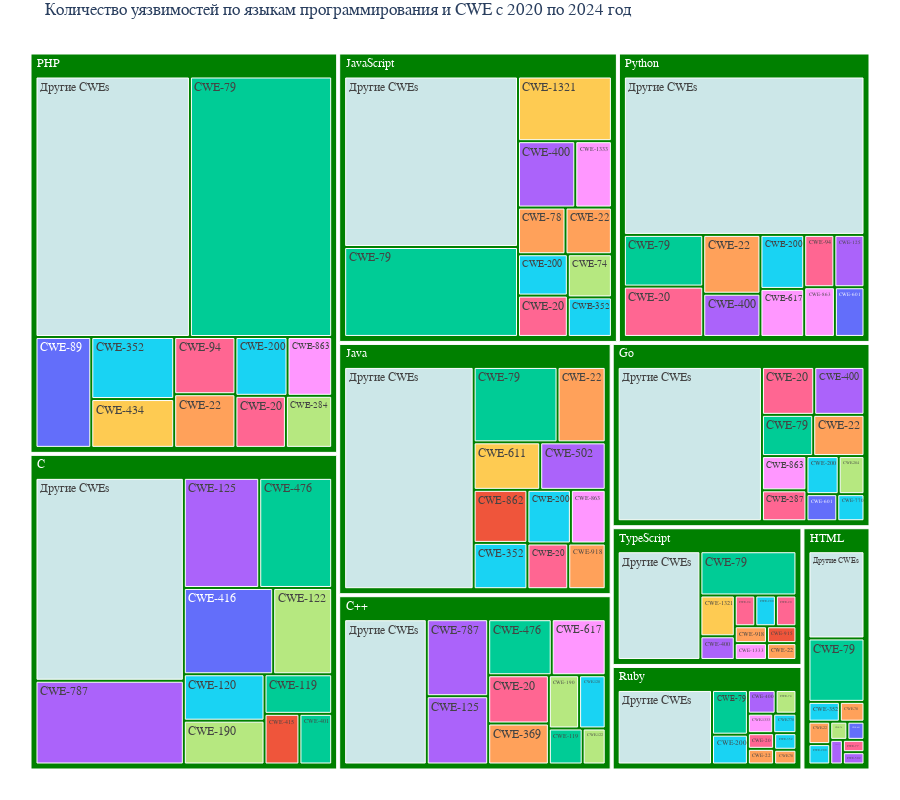

Source (notebook cell):
### Code cell
def draw_treemap_from_year(from_year: int, to_year: int):
    filtered_data = get_language_with_cwes_count_data(from_year, to_year)
    fig = px.treemap(
        filtered_data,
        path=["language", "cwe_id"],
        values="count",
        title=f"Количество уязвимостей по языкам программирования и CWE с {from_year} по {to_year} год",
        color="cwe_id",
        color_discrete_map={
            "(?)": "green",
            "Другие CWEs": "#cce7e8",
        },
    )
    fig.update_layout(font_family="Ubuntu", height=800, margin=dict(t=30, l=25, r=25, b=25))

    RESULTED_IMAGES.mkdir(parents=True, exist_ok=True)
    fig.write_image(RESULTED_IMAGES / "cwe_language_treemap.png")

    fig.show()
    
draw_treemap_from_year(2020, 2024)

### Figure 1 — Plotly figure (JSON) as saved in the notebook; plotly's stock layout.template omitted (floating-point values rounded to 4 significant figures)
{"data": [{"branchvalues": "total", "customdata": [["CWE-119"], ["CWE-125"], ["CWE-918"], ["CWE-120"], ["CWE-94"], ["CWE-122"], ["CWE-863"], ["CWE-1321"], ["CWE-94"], ["CWE-94"], ["CWE-120"], ["CWE-89"], ["CWE-915"], ["CWE-918"], ["Другие CWEs"], ["CWE-863"], ["CWE-119"], ["CWE-125"], ["CWE-125"], ["CWE-122"], ["(?)"], ["CWE-79"], ["CWE-79"], ["CWE-79"], ["CWE-79"], ["CWE-787"], ["CWE-787"], ["CWE-78"], ["CWE-78"], ["CWE-78"], ["CWE-770"], ["CWE-770"], ["CWE-77"], ["CWE-74"], ["CWE-74"], ["CWE-74"], ["CWE-617"], ["CWE-617"], ["CWE-611"], ["CWE-79"], ["CWE-79"], ["CWE-79"], ["(?)"], ["Другие CWEs"], ["Другие CWEs"], ["Другие CWEs"], ["Другие CWEs"], ["Другие CWEs"], ["Другие CWEs"], ["Другие CWEs"], ["Другие CWEs"], ["Другие CWEs"], ["(?)"], ["(?)"], ["(?)"], ["(?)"], ["CWE-601"], ["(?)"], ["(?)"], ["CWE-863"], ["CWE-863"], ["CWE-862"], ["CWE-79"], ["CWE-601"], ["CWE-476"], ["CWE-502"], ["CWE-22"], ["CWE-22"], ["CWE-200"], ["CWE-200"], ["CWE-200"], ["CWE-200"], ["CWE-200"], ["CWE-200"], ["CWE-200"], ["CWE-200"], ["CWE-20"], ["CWE-22"], ["CWE-20"], ["CWE-20"], ["CWE-20"], ["CWE-20"], ["CWE-20"], ["CWE-20"], ["CWE-190"], ["CWE-190"], ["CWE-1333"], ["CWE-1333"], ["CWE-1333"], ["CWE-1321"], ["CWE-20"], ["CWE-601"], ["CWE-22"], ["CWE-22"], ["CWE-502"], ["CWE-476"], ["(?)"], ["CWE-434"], ["CWE-416"], ["CWE-415"], ["CWE-401"], ["CWE-400"], ["CWE-400"], ["CWE-400"], ["CWE-400"], ["CWE-22"], ["CWE-400"], ["CWE-369"], ["CWE-352"], ["CWE-352"], ["CWE-352"], ["CWE-352"], ["CWE-352"], ["CWE-287"], ["CWE-284"], ["CWE-284"], ["CWE-22"], ["CWE-22"], ["CWE-400"], ["(?)"]], "domain": {"x": [0, 1], "y": [0, 1]}, "hovertemplate": "labels=%{label}<br>count=%{value}<br>parent=%{parent}<br>id=%{id}<br>cwe_id=%{customdata[0]}<extra></extra>", "ids": ["C++/CWE-119", "C++/CWE-125", "Java/CWE-918", "C++/CWE-120", "PHP/CWE-94", "C/CWE-122", "Python/CWE-863", "JavaScript/CWE-1321", "Python/CWE-94", "TypeScript/CWE-94", "C/CWE-120", "PHP/CWE-89", "TypeScript/CWE-915", "TypeScript/CWE-918", "C/Другие CWEs", "PHP/CWE-863", "C/CWE-119", "Python/CWE-125", "C/CWE-125", "C++/CWE-122", "C", "JavaScript/CWE-79", "Java/CWE-79", "HTML/CWE-79", "Go/CWE-79", "C++/CWE-787", "C/CWE-787", "Ruby/CWE-78", "JavaScript/CWE-78", "HTML/CWE-78", "Ruby/CWE-770", "Go/CWE-770", "HTML/CWE-77", "Ruby/CWE-74", "JavaScript/CWE-74", "HTML/CWE-74", "Python/CWE-617", "C++/CWE-617", "Java/CWE-611", "PHP/CWE-79", "Python/CWE-79", "TypeScript/CWE-79", "C++", "TypeScript/Другие CWEs", "Ruby/Другие CWEs", "Python/Другие CWEs", "PHP/Другие CWEs", "JavaScript/Другие CWEs", "Java/Другие CWEs", "HTML/Другие CWEs", "Go/Другие CWEs", "C++/Другие CWEs", "Go", "HTML", "Java", "JavaScript", "Python/CWE-601", "PHP", "Python", "Java/CWE-863", "Go/CWE-863", "Java/CWE-862", "Ruby/CWE-79", "HTML/CWE-601", "C/CWE-476", "Java/CWE-502", "HTML/CWE-22", "Go/CWE-22", "TypeScript/CWE-200", "Ruby/CWE-200", "Python/CWE-200", "PHP/CWE-200", "JavaScript/CWE-200", "Java/CWE-200", "HTML/CWE-200", "Go/CWE-200", "TypeScript/CWE-20", "Java/CWE-22", "Ruby/CWE-20", "PHP/CWE-20", "JavaScript/CWE-20", "Java/CWE-20", "Go/CWE-20", "C++/CWE-20", "C++/CWE-190", "C/CWE-190", "TypeScript/CWE-1333", "Ruby/CWE-1333", "JavaScript/CWE-1333", "TypeScript/CWE-1321", "Python/CWE-20", "Go/CWE-601", "JavaScript/CWE-22", "Python/CWE-22", "HTML/CWE-502", "C++/CWE-476", "Ruby", "PHP/CWE-434", "C/CWE-416", "C/CWE-415", "C/CWE-401", "TypeScript/CWE-400", "Ruby/CWE-400", "Python/CWE-400", "JavaScript/CWE-400", "PHP/CWE-22", "HTML/CWE-400", "C++/CWE-369", "Ruby/CWE-352", "PHP/CWE-352", "JavaScript/CWE-352", "Java/CWE-352", "HTML/CWE-352", "Go/CWE-287", "PHP/CWE-284", "Go/CWE-284", "TypeScript/CWE-22", "Ruby/CWE-22", "Go/CWE-400", "TypeScript"], "labels": ["CWE-119", "CWE-125", "CWE-918", "CWE-120", "CWE-94", "CWE-122", "CWE-863", "CWE-1321", "CWE-94", "CWE-94", "CWE-120", "CWE-89", "CWE-915", "CWE-918", "Другие CWEs", "CWE-863", "CWE-119", "CWE-125", "CWE-125", "CWE-122", "C", "CWE-79", "CWE-79", "CWE-79", "CWE-79", "CWE-787", "CWE-787", "CWE-78", "CWE-78", "CWE-78", "CWE-770", "CWE-770", "CWE-77", "CWE-74", "CWE-74", "CWE-74", "CWE-617", "CWE-617", "CWE-611", "CWE-79", "CWE-79", "CWE-79", "C++", "Другие CWEs", "Другие CWEs", "Другие CWEs", "Другие CWEs", "Другие CWEs", "Другие CWEs", "Другие CWEs", "Другие CWEs", "Другие CWEs", "Go", "HTML", "Java", "JavaScript", "CWE-601", "PHP", "Python", "CWE-863", "CWE-863", "CWE-862", "CWE-79", "CWE-601", "CWE-476", "CWE-502", "CWE-22", "CWE-22", "CWE-200", "CWE-200", "CWE-200", "CWE-200", "CWE-200", "CWE-200", "CWE-200", "CWE-200", "CWE-20", "CWE-22", "CWE-20", "CWE-20", "CWE-20", "CWE-20", "CWE-20", "CWE-20", "CWE-190", "CWE-190", "CWE-1333", "CWE-1333", "CWE-1333", "CWE-1321", "CWE-20", "CWE-601", "CWE-22", "CWE-22", "CWE-502", "CWE-476", "Ruby", "CWE-434", "CWE-416", "CWE-415", "CWE-401", "CWE-400", "CWE-400", "CWE-400", "CWE-400", "CWE-22", "CWE-400", "CWE-369", "CWE-352", "CWE-352", "CWE-352", "CWE-352", "CWE-352", "CWE-287", "CWE-284", "CWE-284", "CWE-22", "CWE-22", "CWE-400", "TypeScript"], "marker": {"colors": ["#00cc96", "#ab63fa", "#FFA15A", "#19d3f3", "#FF6692", "#B6E880", "#FF97FF", "#FECB52", "#FF6692", "#FF6692", "#19d3f3", "#636efa", "#EF553B", "#FFA15A", "#cce7e8", "#FF97FF", "#00cc96", "#ab63fa", "#ab63fa", "#B6E880", "green", "#00cc96", "#00cc96", "#00cc96", "#00cc96", "#ab63fa", "#ab63fa", "#FFA15A", "#FFA15A", "#FFA15A", "#19d3f3", "#19d3f3", "#FF6692", "#B6E880", "#B6E880", "#B6E880", "#FF97FF", "#FF97FF", "#FECB52", "#00cc96", "#00cc96", "#00cc96", "green", "#cce7e8", "#cce7e8", "#cce7e8", "#cce7e8", "#cce7e8", "#cce7e8", "#cce7e8", "#cce7e8", "#cce7e8", "green", "green", "green", "green", "#636efa", "green", "green", "#FF97FF", "#FF97FF", "#EF553B", "#00cc96", "#636efa", "#00cc96", "#ab63fa", "#FFA15A", "#FFA15A", "#19d3f3", "#19d3f3", "#19d3f3", "#19d3f3", "#19d3f3", "#19d3f3", "#19d3f3", "#19d3f3", "#FF6692", "#FFA15A", "#FF6692", "#FF6692", "#FF6692", "#FF6692", "#FF6692", "#FF6692", "#B6E880", "#B6E880", "#FF97FF", "#FF97FF", "#FF97FF", "#FECB52", "#FF6692", "#636efa", "#FFA15A", "#FFA15A", "#ab63fa", "#00cc96", "green", "#FECB52", "#636efa", "#EF553B", "#00cc96", "#ab63fa", "#ab63fa", "#ab63fa", "#ab63fa", "#FFA15A", "#ab63fa", "#FFA15A", "#19d3f3", "#19d3f3", "#19d3f3", "#19d3f3", "#19d3f3", "#FF6692", "#B6E880", "#B6E880", "#FFA15A", "#FFA15A", "#ab63fa", "green"]}, "name": "", "parents": ["C++", "C++", "Java", "C++", "PHP", "C", "Python", "JavaScript", "Python", "TypeScript", "C", "PHP", "TypeScript", "TypeScript", "C", "PHP", "C", "Python", "C", "C++", "", "JavaScript", "Java", "HTML", "Go", "C++", "C", "Ruby", "JavaScript", "HTML", "Ruby", "Go", "HTML", "Ruby", "JavaScript", "HTML", "Python", "C++", "Java", "PHP", "Python", "TypeScript", "", "TypeScript", "Ruby", "Python", "PHP", "JavaScript", "Java", "HTML", "Go", "C++", "", "", "", "", "Python", "", "", "Java", "Go", "Java", "Ruby", "HTML", "C", "Java", "HTML", "Go", "TypeScript", "Ruby", "Python", "PHP", "JavaScript", "Java", "HTML", "Go", "TypeScript", "Java", "Ruby", "PHP", "JavaScript", "Java", "Go", "C++", "C++", "C", "TypeScript", "Ruby", "JavaScript", "TypeScript", "Python", "Go", "JavaScript", "Python", "HTML", "C++", "", "PHP", "C", "C", "C", "TypeScript", "Ruby", "Python", "JavaScript", "PHP", "HTML", "C++", "Ruby", "PHP", "JavaScript", "Java", "HTML", "Go", "PHP", "Go", "TypeScript", "Ruby", "Go", ""], "type": "treemap", "values": [25, 86, 33, 29, 64, 95, 29, 115, 30, 14, 70, 113, 11, 12, 562, 48, 50, 30, 155, 17, 1588, 296, 122, 80, 43, 97, 232, 8, 42, 11, 11, 15, 6, 12, 36, 7, 40, 62, 61, 677, 78, 94, 779, 199, 171, 725, 735, 561, 555, 110, 453, 246, 775, 269, 1121, 1320, 28, 2013, 1192, 36, 31, 55, 39, 7, 150, 60, 11, 43, 14, 26, 45, 56, 39, 45, 10, 25, 14, 70, 10, 48, 39, 36, 51, 60, 33, 66, 12, 12, 46, 31, 76, 17, 41, 64, 6, 73, 324, 74, 144, 33, 31, 18, 16, 47, 72, 60, 7, 51, 9, 94, 33, 48, 14, 28, 44, 20, 11, 10, 49, 430]}], "layout": {"font": {"family": "Ubuntu"}, "height": 800, "legend": {"tracegroupgap": 0}, "margin": {"b": 25, "l": 25, "r": 25, "t": 30}, "title": {"text": "Количество уязвимостей по языкам программирования и CWE с 2020 по 2024 год"}}}
